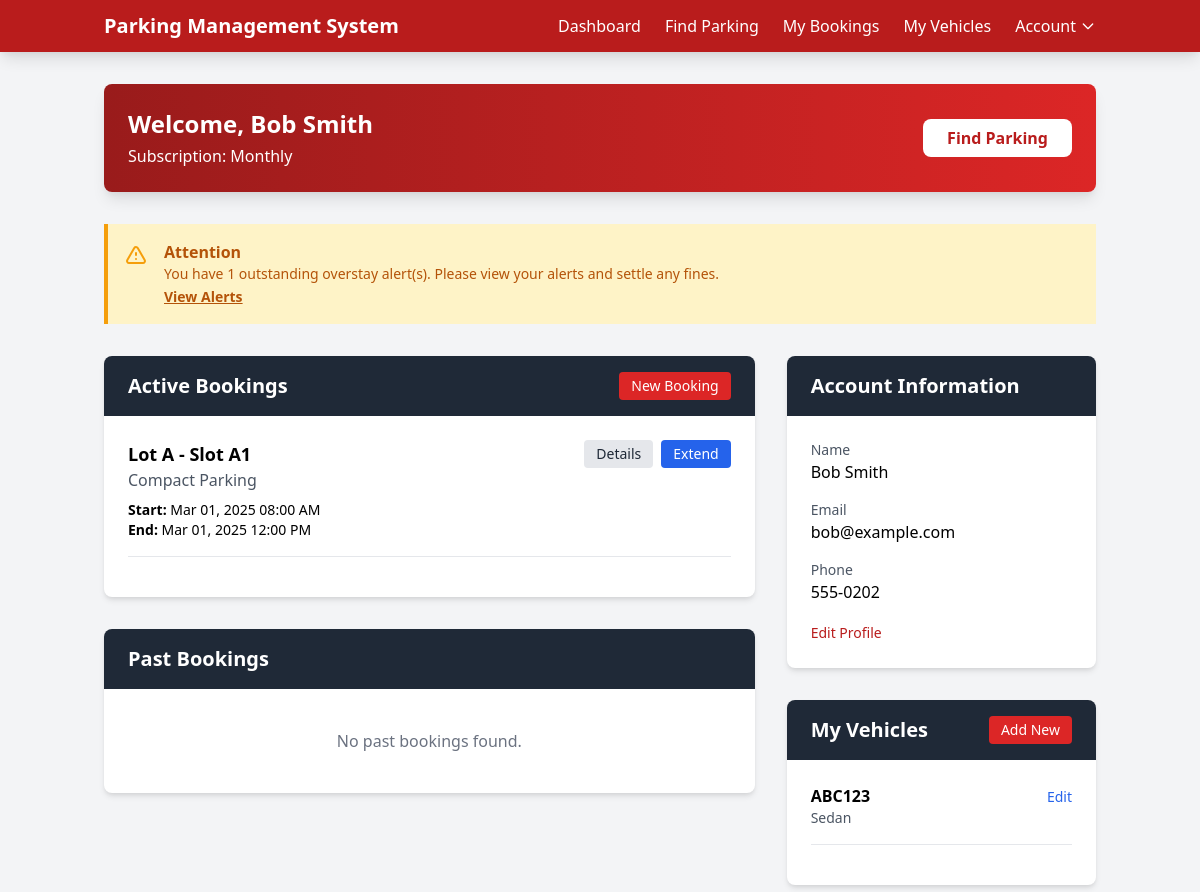
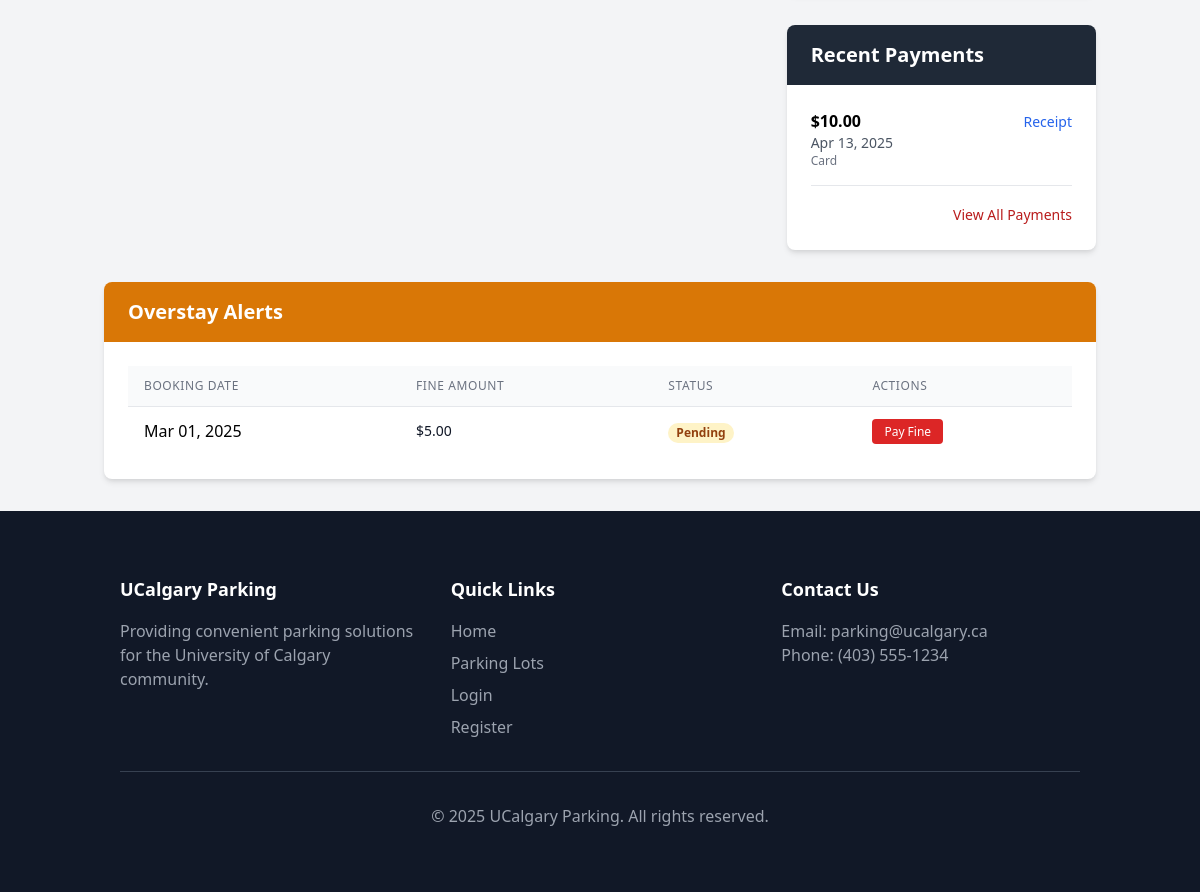
The app's page /dashboard.php (signed in) with its own data (2 pictures, top to bottom).
### tables this page shows
CREATE TABLE customers (
    user_id INT PRIMARY KEY,
    license_plate VARCHAR(20),
    subscription_type ENUM('Monthly','Daily','Hourly') DEFAULT 'Daily',
    FOREIGN KEY (user_id) REFERENCES users(user_id) ON DELETE CASCADE
);

CREATE TABLE users (
    user_id INT AUTO_INCREMENT PRIMARY KEY,
    name VARCHAR(100) NOT NULL,
    email VARCHAR(100) NOT NULL UNIQUE,
    phone VARCHAR(20),
    password VARCHAR(255) NOT NULL
);

CREATE TABLE bookings (
    booking_id INT AUTO_INCREMENT PRIMARY KEY,
    customer_id INT NOT NULL,
    vehicle_id INT NOT NULL,
    slot_id INT NOT NULL,
    start_time DATETIME NOT NULL,
    end_time DATETIME NOT NULL,
    status ENUM('Active','Completed','Cancelled') NOT NULL DEFAULT 'Active',
    FOREIGN KEY (customer_id) REFERENCES customers(user_id) ON DELETE CASCADE,
    FOREIGN KEY (slot_id) REFERENCES parking_slots(slot_id) ON DELETE CASCADE,
    FOREIGN KEY (vehicle_id) REFERENCES vehicles(vehicle_id) ON DELETE CASCADE
);

CREATE TABLE parking_lots (
    lot_id INT AUTO_INCREMENT PRIMARY KEY,
    name VARCHAR(100) NOT NULL,
    location VARCHAR(255),
    total_slots INT NOT NULL
);

CREATE TABLE parking_slots (
    slot_id INT AUTO_INCREMENT PRIMARY KEY,
    lot_id INT NOT NULL,
    slot_number VARCHAR(10) NOT NULL,
    status ENUM('Available','Occupied','Reserved') NOT NULL DEFAULT 'Available',
    type ENUM('Compact','Large','Handicapped') NOT NULL,
    hourly_rate DECIMAL(10,2) NOT NULL,
    FOREIGN KEY (lot_id) REFERENCES parking_lots(lot_id) ON DELETE CASCADE
);

CREATE TABLE vehicles (
    vehicle_id INT AUTO_INCREMENT PRIMARY KEY,
    license_plate VARCHAR(20) NOT NULL UNIQUE,
    vehicle_type ENUM('Sedan','SUV','Truck','Other') NOT NULL,
    owner_id INT NOT NULL,
    created_at DATETIME DEFAULT CURRENT_TIMESTAMP,
    FOREIGN KEY (owner_id) REFERENCES customers(user_id) ON DELETE CASCADE
);

CREATE TABLE payments (
    payment_id INT AUTO_INCREMENT PRIMARY KEY,
    booking_id INT NOT NULL,
    amount DECIMAL(10,2) NOT NULL,
    payment_method ENUM('Card','Mobile Pay','Cash') NOT NULL,
    payment_date DATETIME DEFAULT CURRENT_TIMESTAMP,
    FOREIGN KEY (booking_id) REFERENCES bookings(booking_id) ON DELETE CASCADE
);

CREATE TABLE overstay_alerts (
    alert_id INT AUTO_INCREMENT PRIMARY KEY,
    customer_id INT NOT NULL,
    booking_id INT NOT NULL,
    fine_amount DECIMAL(10,2) NOT NULL,
    status ENUM('Pending','Paid') DEFAULT 'Pending',
    FOREIGN KEY (customer_id) REFERENCES customers(user_id) ON DELETE CASCADE,
    FOREIGN KEY (booking_id) REFERENCES bookings(booking_id) ON DELETE CASCADE
);

### src/dashboard.php (the view, shortened to what the rows shown need)
<?php
require_once 'includes/db.php';
$user_id = $_SESSION['user_id'];
$db = new Database();
$user = $db->query("SELECT u.*, c.subscription_type, c.license_plate
                   FROM users u
                   JOIN customers c ON u.user_id = c.user_id
                   WHERE u.user_id = ?", [$user_id])->fetch();
$activeBookings = $db->query("SELECT b.*, ps.slot_number, pl.name AS lot_name, ps.type AS slot_type
                             FROM bookings b
                             JOIN parking_slots ps ON b.slot_id = ps.slot_id
                             JOIN parking_lots pl ON ps.lot_id = pl.lot_id
                             WHERE b.customer_id = ? AND b.status = 'Active'
                             ORDER BY b.start_time DESC", [$user_id])->fetchAll();
$vehicles = $db->query("SELECT * FROM vehicles WHERE owner_id = ?", [$user_id])->fetchAll();
$payments = $db->query("SELECT p.*, b.start_time, b.end_time
                       FROM payments p
                       JOIN bookings b ON p.booking_id = b.booking_id
                       WHERE b.customer_id = ?
                       ORDER BY p.payment_date DESC
                       LIMIT 5", [$user_id])->fetchAll();
$alerts = $db->query("SELECT * FROM overstay_alerts
                     WHERE customer_id = ? AND status = 'Pending'", [$user_id])->fetchAll();
?>
<!DOCTYPE html>
<html lang="en">
<head>
    <link href="https://cdn.jsdelivr.net/npm/tailwindcss@2.2.19/dist/tailwind.min.css" rel="stylesheet">
    <link rel="stylesheet" href="assets/css/styles.css">
</head>
<body class="bg-gray-100 font-sans">
    <?php include 'includes/header.php'; ?>
    <div class="container mx-auto px-4 py-8">
        <div class="bg-gradient-to-r from-red-800 to-red-600 rounded-lg shadow-lg p-6 mb-8 text-white">
            <div class="flex items-center justify-between">
                <div>
                    <h1 class="text-2xl font-bold">Welcome, <?php echo htmlspecialchars($user['name']); ?></h1>
                    <p class="mt-1">Subscription: <?php echo htmlspecialchars($user['subscription_type']); ?></p>
                </div>
            </div>
        </div>
        <div class="grid grid-cols-1 md:grid-cols-3 gap-8">
            <div class="md:col-span-2">
                <div class="bg-white rounded-lg shadow-md overflow-hidden mb-8">
                    <div class="bg-gray-800 text-white px-6 py-4 flex justify-between items-center">
                        <h2 class="text-xl font-semibold">Active Bookings</h2>
                    </div>
                    <div class="p-6">
                        <?php if (count($activeBookings) > 0): ?>
                            <?php foreach ($activeBookings as $booking): ?>
                                <div class="border-b border-gray-200 pb-4 mb-4 last:border-0 last:pb-0 last:mb-0">
                                    <div class="flex flex-wrap justify-between">
                                        <div>
                                            <h3 class="font-semibold text-lg"><?php echo htmlspecialchars($booking['lot_name']); ?> - Slot <?php echo htmlspecialchars($booking['slot_number']); ?></h3>
                                            <p class="text-gray-600"><?php echo htmlspecialchars($booking['slot_type']); ?> Parking</p>
                                            <div class="mt-2 text-sm">
                                                <p>
                                                    <span class="font-semibold">Start:</span>
                                                    <?php echo date('M d, Y h:i A', strtotime($booking['start_time'])); ?>
                                                </p>
                                                <p>
                                                    <span class="font-semibold">End:</span>
                                                    <?php echo date('M d, Y h:i A', strtotime($booking['end_time'])); ?>
                                                </p>
                                            </div>
                                        </div>
                                        <div class="flex items-start space-x-2 mt-2 md:mt-0">
                                            <a href="booking-details.php?id=<?php echo $booking['booking_id']; ?>" class="bg-gray-200 hover:bg-gray-300 text-gray-800 py-1 px-3 rounded text-sm">Details</a>
                                            <a href="extend-booking.php?id=<?php echo $booking['booking_id']; ?>" class="bg-blue-600 hover:bg-blue-700 text-white py-1 px-3 rounded text-sm">Extend</a>
                                        </div>
                                    </div>
                                </div>
                            <?php endforeach; ?>
                        <?php endif; ?>
                    </div>
                </div>
                <div class="bg-white rounded-lg shadow-md overflow-hidden mb-8">
                    <div class="bg-gray-800 text-white px-6 py-4">
                        <h2 class="text-xl font-semibold">Past Bookings</h2>
                    </div>
                </div>
            </div>
            <div>
                <div class="bg-white rounded-lg shadow-md overflow-hidden mb-8">
                    <div class="bg-gray-800 text-white px-6 py-4">
                        <h2 class="text-xl font-semibold">Account Information</h2>
                    </div>
                    <div class="p-6">
                        <div class="mb-4">
                            <p class="text-sm text-gray-600">Name</p>
                            <p class="font-medium"><?php echo htmlspecialchars($user['name']); ?></p>
                        </div>
                        <div class="mb-4">
                            <p class="text-sm text-gray-600">Email</p>
                            <p class="font-medium"><?php echo htmlspecialchars($user['email']); ?></p>
                        </div>
                        <div class="mb-4">
                            <p class="text-sm text-gray-600">Phone</p>
                            <p class="font-medium"><?php echo htmlspecialchars($user['phone']); ?></p>
                        </div>
                    </div>
                </div>
                <div class="bg-white rounded-lg shadow-md overflow-hidden mb-8">
                    <div class="bg-gray-800 text-white px-6 py-4 flex justify-between items-center">
                        <h2 class="text-xl font-semibold">My Vehicles</h2>
                    </div>
                    <div class="p-6">
                        <?php if (count($vehicles) > 0): ?>
                            <?php foreach ($vehicles as $vehicle): ?>
                                <div class="border-b border-gray-200 pb-4 mb-4 last:border-0 last:pb-0 last:mb-0">
                                    <div class="flex justify-between">
                                        <div>
                                            <h3 class="font-semibold"><?php echo htmlspecialchars($vehicle['license_plate']); ?></h3>
                                            <p class="text-gray-600 text-sm"><?php echo htmlspecialchars($vehicle['vehicle_type']); ?></p>
                                        </div>
                                        <div>
                                            <a href="edit-vehicle.php?id=<?php echo $vehicle['vehicle_id']; ?>" class="text-blue-600 hover:text-blue-900 text-sm">Edit</a>
                                        </div>
                                    </div>
                                </div>
                            <?php endforeach; ?>
                        <?php else: ?>
                            <p class="text-gray-500 text-center py-4">No vehicles registered.</p>
                        <?php endif; ?>
                    </div>
                </div>
                <div class="bg-white rounded-lg shadow-md overflow-hidden">
                    <div class="bg-gray-800 text-white px-6 py-4">
                        <h2 class="text-xl font-semibold">Recent Payments</h2>
                    </div>
                    <div class="p-6">
                        <?php if (count($payments) > 0): ?>
                            <?php foreach ($payments as $payment): ?>
                                <div class="border-b border-gray-200 pb-4 mb-4 last:border-0 last:pb-0 last:mb-0">
                                    <div class="flex justify-between">
                                        <div>
                                            <p class="font-semibold">$<?php echo number_format($payment['amount'], 2); ?></p>
                                            <p class="text-gray-600 text-sm"><?php echo date('M d, Y', strtotime($payment['payment_date'])); ?></p>
                                            <p class="text-gray-500 text-xs"><?php echo htmlspecialchars($payment['payment_method']); ?></p>
                                        </div>
                                        <div>
                                            <a href="payment-receipt.php?booking_id=<?php echo $payment['booking_id']; ?>" class="text-blue-600 hover:text-blue-900 text-sm">Receipt</a>
                                        </div>
                                    </div>
                                </div>
                            <?php endforeach; ?>
                        <?php else: ?>
                            <p class="text-gray-500 text-center py-4">No payment history available.</p>
                        <?php endif; ?>
                    </div>
                </div>
            </div>
        </div>
        <?php if (count($alerts) > 0): ?>
        <div id="alerts" class="bg-white rounded-lg shadow-md overflow-hidden mt-8">
            <div class="bg-yellow-600 text-white px-6 py-4">
                <h2 class="text-xl font-semibold">Overstay Alerts</h2>
            </div>
            <div class="p-6">
                <div class="overflow-x-auto">
                    <table class="min-w-full divide-y divide-gray-200">
                        <thead>
                            <tr>
                                <th class="px-4 py-3 bg-gray-50 text-left text-xs font-medium text-gray-500 uppercase tracking-wider">Booking Date</th>
                                <th class="px-4 py-3 bg-gray-50 text-left text-xs font-medium text-gray-500 uppercase tracking-wider">Fine Amount</th>
                                <th class="px-4 py-3 bg-gray-50 text-left text-xs font-medium text-gray-500 uppercase tracking-wider">Status</th>
                                <th class="px-4 py-3 bg-gray-50 text-left text-xs font-medium text-gray-500 uppercase tracking-wider">Actions</th>
                            </tr>
                        </thead>
                        <tbody class="bg-white divide-y divide-gray-200">
                            <?php foreach ($alerts as $alert): ?>
                                <tr>
                                    <td class="px-4 py-3 whitespace-nowrap">
                                        <?php
                                        $booking = $db->query("SELECT start_time FROM bookings WHERE booking_id = ?",
                                                            [$alert['booking_id']])->fetch();
                                        echo date('M d, Y', strtotime($booking['start_time']));
                                        ?>
                                    </td>
                                    <td class="px-4 py-3 whitespace-nowrap">
                                        <div class="text-sm font-medium text-gray-900">$<?php echo number_format($alert['fine_amount'], 2); ?></div>
                                    </td>
                                    <td class="px-4 py-3 whitespace-nowrap">
                                        <span class="px-2 inline-flex text-xs leading-5 font-semibold rounded-full bg-yellow-100 text-yellow-800">
                                            <?php echo htmlspecialchars($alert['status']); ?>
                                        </span>
                                    </td>
                                    <td class="px-4 py-3 whitespace-nowrap text-sm font-medium">
                                        <a href="pay-fine.php?id=<?php echo $alert['alert_id']; ?>" class="bg-red-600 hover:bg-red-700 text-white py-1 px-3 rounded text-xs">Pay Fine</a>
                                    </td>
                                </tr>
                            <?php endforeach; ?>
                        </tbody>
                    </table>
                </div>
            </div>
        </div>
        <?php endif; ?>
    </div>
</body>
</html>

### records on screen
customers: user_id.name "Bob Smith", subscription_type "Monthly", user_id.email "bob@example.com", user_id.phone "555-0202"
bookings: parking_lots.name "Lot A", slot.slot_number "A1", slot.type "Compact", start_time "Mar 01, 2025 08:00 AM", end_time "Mar 01, 2025 12:00 PM"
vehicles: license_plate "ABC123", vehicle_type "Sedan"
payments: amount "10.00", payment_date "Apr 13, 2025", payment_method "Card"
overstay_alerts: booking.start_time "Mar 01, 2025", fine_amount "5.00", status "Pending"

### other values on screen
count($alerts) "1"
